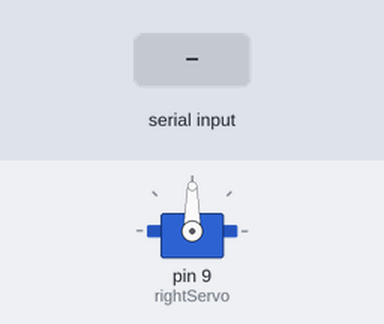
A sketch run on a simulated Arduino Uno, built with avr-gcc and run on an emulated ATmega328P. Parts: servo. The inputs (shaded band) are chosen by the test bench.

Above: at 1.2 s.
1.3 s: "90,45\n" received over Serial
At 1.9 s:
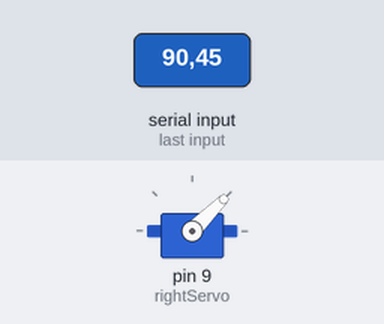
2.8 s: "30,150\n" received over Serial
At 3.1 s:
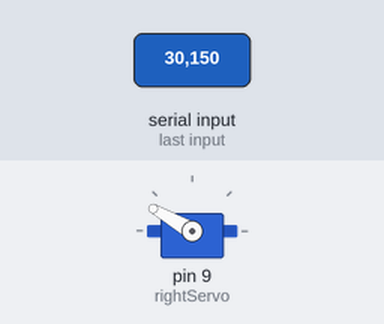
4.3 s: "1,90\n" received over Serial
At 5.3 s:
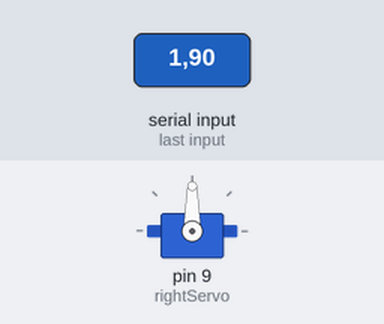
Timing chart, 0 to 7.3 s (numbered marks = the images above; inputs shaded):
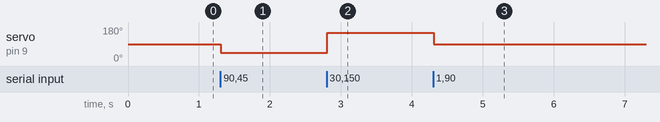

Measured:
- after the input at 1.3 s, servo on pin 9 (rightServo): 90° → 45° at once
- after the input at 2.8 s, servo on pin 9 (rightServo): 45° → 150° at once
- after the input at 4.3 s, servo on pin 9 (rightServo): 150° → 90° at once

The sketch:

media_pipe_servo.ino
```cpp
#include <Servo.h>

Servo leftServo;
Servo rightServo;

void setup() {
  Serial.begin(9600);
  //leftServo.attach(9);
  rightServo.attach(9);
}

void loop() {
  if (Serial.available()) {
    String data = Serial.readStringUntil('\n'); // lê até '\n'
    int commaIndex = data.indexOf(',');
    if (commaIndex > 0) {
      int leftPos = data.substring(0, commaIndex).toInt();
      int rightPos = data.substring(commaIndex + 1).toInt();
      leftServo.write(leftPos);
      rightServo.write(rightPos);
    }
  }
}
```
